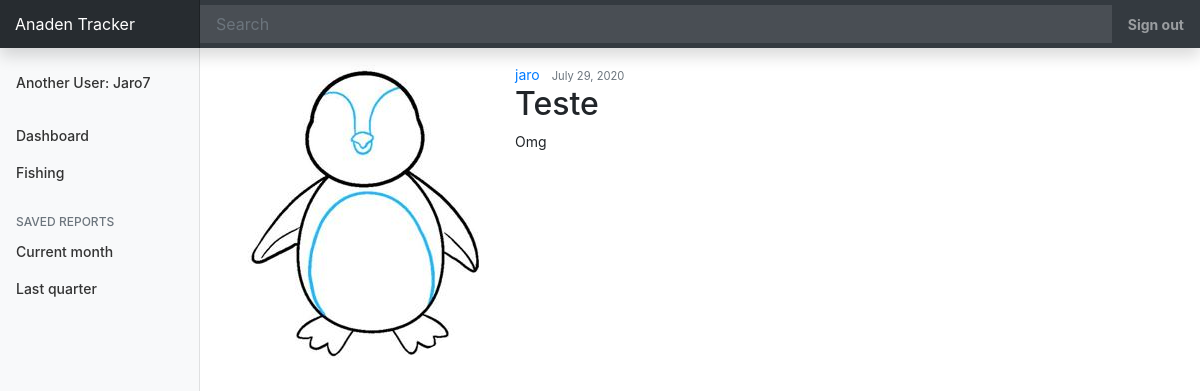
Page /blog/8/ (signed in) on the committed database.
### blog/models.py (models this page shows, shortened)
class Post(models.Model):
    title = models.CharField(max_length=100)
    content = models.TextField()
    date_posted = models.DateTimeField(default=timezone.now)
    author = models.ForeignKey(User, on_delete=models.CASCADE)

### users/api/fishing/models.py (models this page shows, shortened)
class Profile(models.Model):
    user = models.OneToOneField(User, on_delete=models.CASCADE)
    image = models.ImageField(default='default.jpg', upload_to='profile_pics')
    rod = models.PositiveIntegerField(default='1')

### blog/views.py (the view)
# urls.py: path('blog/<int:pk>/', PostDetailView.as_view(), name='post-detail'),
class PostDetailView(DetailView):
    model = Post

### blog/templates/blog/post_detail.html (shortened to what this page needs)
{% extends "blog/base.html" %}
{% block content %}
  <article class="media content-section">
    <img  class="rounded-circle article-img" src="{{ object.author.profile.image.url }}" alt="">
      <div class="media-body">
          <div class="article-metadata">
            <a class="mr-2" href="#">{{ object.author }}</a>
            <small class="text-muted">{{ object.date_posted|date:"F j, Y" }}</small>
          </div>
          <h2 class="article-title">{{ object.title }}</h2>
          <p class="article-content">{{ object.content }}</p>
      </div>
  </article>
{% endblock content %}

### blog/templates/blog/base.html (shortened to what this page needs)
{% load static %}
<!DOCTYPE html>
<html>
  <head>
    <link rel="stylesheet" href="https://stackpath.bootstrapcdn.com/bootstrap/4.5.0/css/bootstrap.min.css"></script>
    <link rel="stylesheet" type="text/css" href="{% static 'blog/main.css' %}">
  </head>
  <body>
    <nav id="navbar" class="navbar navbar-dark sticky-top bg-dark flex-md-nowrap p-0 shadow">
      <a class="navbar-brand col-md-3 col-lg-2 mr-0" href="{% url 'home' %}">Anaden Tracker</a>
      <input class="form-control form-control-dark w-100" type="text" placeholder="Search" aria-label="Search">
      <ul class="navbar-nav px-3">
        <li class="nav-item text-nowrap">
          {% if user.is_authenticated %}
          <a class="nav-link" href="{% url 'logout' %}"><strong>Sign out</strong></a>
          {% else %}
          <a class="nav-link" href="{% url 'login' %}"><strong>Sign in</strong></a>
          {% endif %}
        </li>
      </ul>
    </nav>
    <div class="container-fluid">
      <div class="row">
        <nav id="sidebarMenu" class="col-md-2 col-lg-2 d-md-block bg-light sidebar collapse flex-md-nowrap">
          <div class="sidebar-sticky pt-3">
            <ul class="nav flex-column">
              <li class="nav-item">
                {% if user.is_authenticated %}
                <a class="nav-link mb-3" href="{% url 'profile' %}">
                  Another User: {{ user|title }}
                </a>
                {% endif %}
              </li>
              <li class="nav-item">
                <a class="nav-link" href="{% url 'home' %}">
                  Dashboard
                </a>
              </li>
              <li class="nav-item">
                <a class="nav-link" href="{% url 'fishing' %}">
                  Fishing
                </a>
              </li>
            </ul>
            <h6 class="sidebar-heading d-flex justify-content-between align-items-center px-3 mt-4 mb-1 text-muted">
              <span>Saved reports</span>
            </h6>
            <ul class="nav flex-column mb-2">
              <li class="nav-item">
                <a class="nav-link" href="#">
                  Current month
                </a>
              </li>
              <li class="nav-item">
                <a class="nav-link" href="#">
                  Last quarter
                </a>
              </li>
            </ul>
          </div>
        </nav>
        <main role="main" class="col-md-10 ml-sm-auto col-lg-10 p-auto mt-3 mb-3">
          <div class="d-flex justify-content-between flex-wrap flex-md-nowrap align-items-center">
            {% block content %}{% endblock %}
            </div>
          </div>
      </div>
  </body>
</html>

### blog/static/blog/main.css (style rules this page uses)
body { font-size: .875rem; }
.sidebar { position: fixed; top: 0; bottom: 0; left: 0; z-index: 100; padding: 0; box-shadow: inset -1px 0 0 rgba(0, 0, 0, .1); }
.sidebar-sticky { position: -webkit-sticky; position: sticky; top: 48px; height: calc(100vh - 48px); padding-top: .5rem; overflow-x: hidden; overflow-y: auto; }
.sidebar .nav-link { font-weight: 500; color: #333; }
.sidebar-heading { font-size: .75rem; text-transform: uppercase; }
.navbar-brand { padding-top: .75rem; padding-bottom: .75rem; font-size: 1rem; background-color: rgba(0, 0, 0, .25); box-shadow: inset -1px 0 0 rgba(0, 0, 0, .25); }
.navbar .form-control { padding: .75rem 1rem; border-width: 0; border-radius: 0; }
.form-control-dark { color: #fff; background-color: rgba(255, 255, 255, .1); border-color: rgba(255, 255, 255, .1); }

### rows in the picture
Post: author.profile.image (placeholder picture), author "jaro", date_posted "July 29, 2020", title "Teste", content "Omg"

### other values in the picture
{{ user|title }} "Jaro7"
